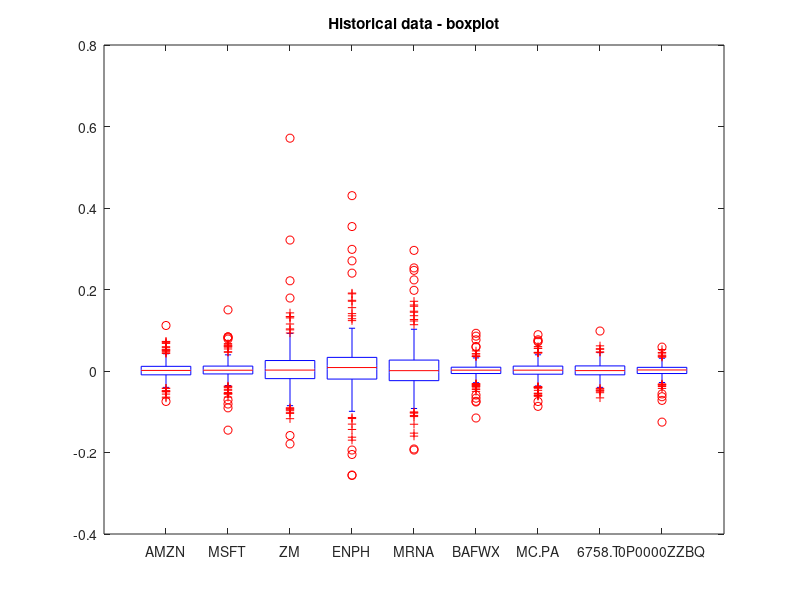

Write MATLAB code to recreate this figure. (Note: this script raises an error after producing the figure.)
clear all

%load('Returns.mat') %AMZN - MSFT - ZM - ENPH - MRNA - CWBFX - BAFWX - MC.PA - 6758.T - 9988.HK - 0P0000ZZBQ
%equities=[Returns(:,1:5) Returns(:,7:end)]; %NO CWBFX

load('ReturnsNoAlibaba.mat')
equities=[ReturnsNoAlibaba(:,1:5) ReturnsNoAlibaba(:,7:end)]; %NO CWBFX

% remove outlier
boxplot(equities,'Labels',{'AMZN','MSFT','ZM','ENPH','MRNA','BAFWX','MC.PA','6758.T','0P0000ZZBQ'})
title('Historical data - boxplot')
%ZM: outlier: +57% non è un errore ma effettivamente registrato (21-8-2020 / 1-9-2020)
%ENPH: outlier: +43% non è un errore ma effettivamente registrato (18-2-2020 / 19-2-2020)
       %outlier: -25% (16-6-2020 / 17-6-2020) 
       %oulier: - 20% (seconda settimana marzo 2020)

m=mean(equities);
S=cov(equities);


%%%%%%%%%%%%%%%%%%%%%%%%%%%%%%%%%%%%%%%%%%%%%%%%%%%%%%%%%%%%%%%%%%%%%%%%%%%
%% 1. The IS optimal frontier is biased 
% 1. compute an estimation of the market parameters 
% 2. sample several times from the market and compute the EF
% 3. plot all the EF, their mean and the "true" frontier

T=size(equities,1);  %initial sample size
C=chol(S);
NSim=60; % # of samples from the market
NPort=25; % # of ptf along the frontier
NStock=size(equities,2); % # of different stocks

% risk, return and wgt of the portfolios
frisk=zeros(NPort, NSim);
frend=zeros(NPort, NSim);
fwgt=zeros(NPort,NStock, NSim);

for i=1:NSim %simulo r per ogni stock per ogni data NSim volte
    r=repmat(m,T,1)+ randn(T,length(m))*C; %normal returns
    SSim=cov(r); 
    mSim=mean(r); %m
    p = Portfolio('assetmean', mSim, 'assetcovar', SSim, 'lowerbudget', 1, 'upperbudget', 1, 'lowerbound', 0);
    fwgt(:,:,i) = estimateFrontier(p,NPort)'; % pesi portafogli sulla frontiera efficiente
    [frisk(:,i),frend(:,i)] = estimatePortMoments(p,fwgt(:,:,i)');
    plot(frisk(:,i),frend(:,i),'--','color',[.8,.8,.8])
    hold on
end

p = Portfolio('assetmean', m, 'assetcovar', S, 'lowerbudget', 1, 'upperbudget', 1, 'lowerbound', 0);
fwgtTrue = estimateFrontier(p,NPort);
[friskTrue,frendTrue] = estimatePortMoments(p,fwgtTrue);
plot(friskTrue,frendTrue,'r') 
friskMean=mean(frisk,2);
frendMean=mean(frend,2);
plot(friskMean,frendMean,'b') 





%%%%%%%%%%%%%%%%%%%%%%%%%%%%%%%%%%%%%%%%%%%%%%%%%%%%%%%%%%%%%%%%%%%%%%%%%%%
%% 2. stimatori shrinkage
% same as before, but compare with the EF obtained from shrinkage
% estimators

T=size(equities,1); %SMALLER  
C=chol(S);
NSim=60; 
NPort=25; 
NStock=size(equities,2); 

% risk, return and wgt of the portfolios
frisk=zeros(NPort, NSim);
frend=zeros(NPort, NSim);
fwgt=zeros(NPort,NStock, NSim);

friskShr=zeros(NPort, NSim);
frendShr=zeros(NPort, NSim);
fwgtShr=zeros(NPort,NStock, NSim);

for i=1:NSim
    r=repmat(m,T,1)+ randn(T,length(m))*C;
    SSim=cov(r);
    mSim=mean(r);
    p = Portfolio('assetmean', mSim , 'assetcovar', SSim, 'lowerbudget', 1, 'upperbudget', 1, 'lowerbound', 0);
    fwgt(:,:,i) = estimateFrontier(p,NPort)';
    [frisk(:,i),frend(:,i)] = estimatePortMoments(p,fwgt(:,:,i)');

    SShr=lwcov(r);
    mtgt=mean(mean(r))*ones(1,NStock);
    mShr=jsmean(r,mtgt);
    q = Portfolio('assetmean', mShr , 'assetcovar', SShr, 'lowerbudget', 1, 'upperbudget', 1, 'lowerbound', 0);
    fwgtShr(:,:,i) = estimateFrontier(q,NPort)';
    [friskShr(:,i),frendShr(:,i)] = estimatePortMoments(q,fwgtShr(:,:,i)');
    plot(frisk(:,i),frend(:,i),'--','color',[.6,.6,.8]) 
    hold on
    plot(friskShr(:,i),frendShr(:,i),'--','color',[.8,.6,.6]) 
end

p = Portfolio('assetmean', m , 'assetcovar', S, 'lowerbudget', 1, 'upperbudget', 1, 'lowerbound', 0);
fwgtTrue = estimateFrontier(p,NPort)';
[friskTrue(:,i),frendTrue(:,i)] = estimatePortMoments(p,fwgtTrue');

figure()
plot(friskTrue,frendTrue,'r') 
friskMean=mean(frisk,2);
frendMean=mean(frend,2);
hold on
plot(friskMean,frendMean,'b') 
friskShrMean=mean(friskShr,2);
frendShrMean=mean(frendShr,2);
plot(friskShrMean,frendShrMean,'g') 

figure()
bar(fwgtShr(:,:,15),'stacked')
figure()
bar(fwgtTrue(:,:),'stacked')



%%%%%%%%%%%%%%%%%%%%%%%%%%%%%%%%%%%%%%%%%%%%%%%%%%%%%%%%%%%%%%%%%%%%%%
%% 2.5 Resampled and classical frontier
T=size(equities,1);
C=chol(S);
NRes=100;
NSim=60;
NPort=25;
NStock=size(equities,2);

frisk=zeros(NPort, NRes);
frend=zeros(NPort, NRes);
fwgt=zeros(NPort,NStock, NRes);

for i=1:NRes
    r=repmat(m,T,1)+ randn(T,length(m))*C;
    SSim=cov(r);
    mSim=mean(r);
    p = Portfolio('assetmean', mSim , 'assetcovar', SSim, 'lowerbudget', 1, 'upperbudget', 1, 'lowerbound', 0);
    fwgt(:,:,i) = estimateFrontier(p,NPort)';
    [frisk(:,i),frend(:,i)] = estimatePortMoments(p,fwgt(:,:,i)');
    %[frisk(:,i),frend(:,i),fwgt(:,:,i)]=frontcon(mSim*.1,SSim,NPort);
end
fwgtRE=mean(fwgt,3);
frendRE=fwgtRE*m';
friskRE=sqrt(diag(fwgtRE*S*fwgtRE'));
figure()
plot(friskRE,frendRE,'bx-')  
title('Efficient Frontier')
xlabel('Volatility')
ylabel('Return')
hold on

p = Portfolio('assetmean', m, 'assetcovar', S, 'lowerbudget', 1, 'upperbudget', 1, 'lowerbound', 0);
fwgtTrue = estimateFrontier(p,NPort)';
[friskTrue,frendTrue] = estimatePortMoments(p,fwgtTrue');
%[friskTrue,frendTrue,fwgtTrue]=frontcon(m,S,NPort);
plot(friskTrue,frendTrue,'r') 
legend('Resampled Frontier','True Frontier')
figure()                                                                 
bar(fwgtTrue,'stacked')
figure()
bar(fwgtRE,'stacked')
title('Portfolio Composition')
xlabel('Portfolios')
ylabel('Weights')
